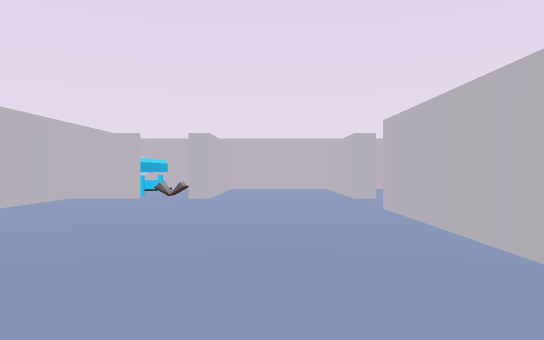
View 1 (above)

16 first-person views from a walk through a scene from a Unity 3-D project. The camera is 1.5 m above the floor, looks level and sees 70° across. The floor is counted in squares, 2 m on a side. Each view is taken from the middle of a square. On the plan, view 1 faces up. The plan holds only what a view shows up to about 12 squares ahead; the rest is blank. The player is left out. Some animated figures are left out.

View 2
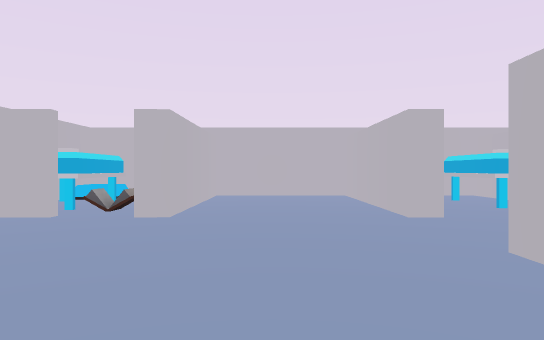

View 3
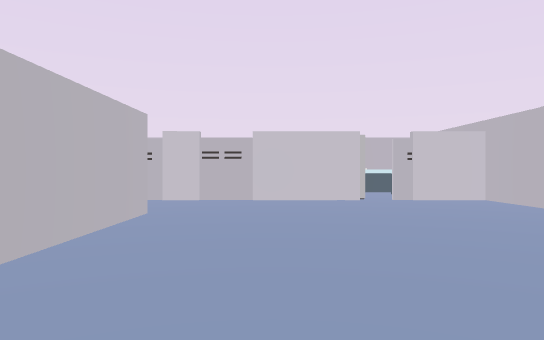

View 4
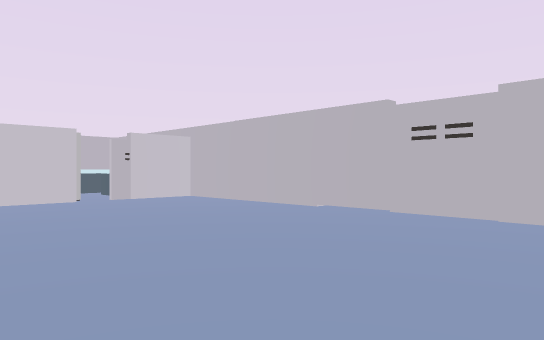

View 5
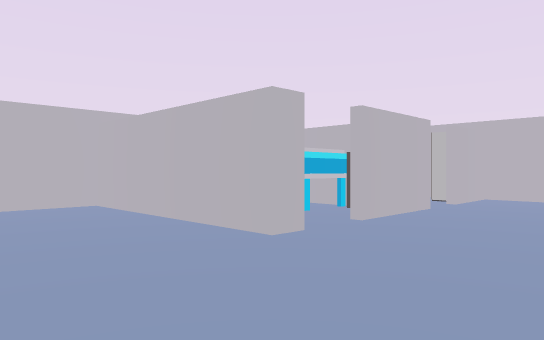

View 6
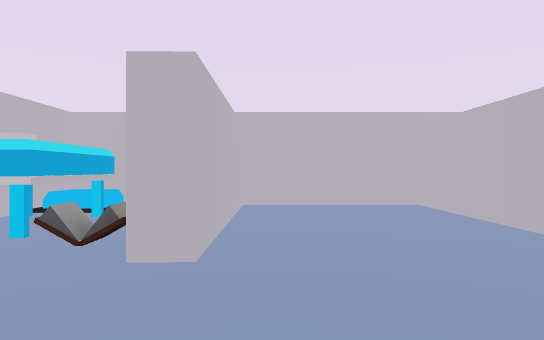

View 7
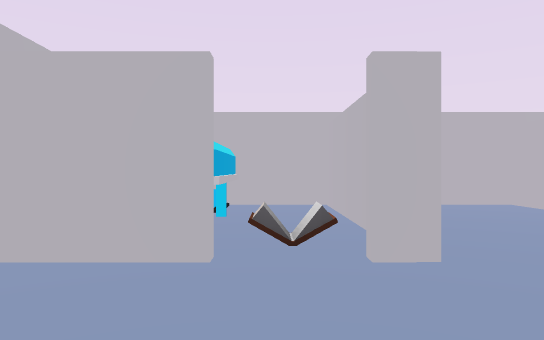

View 8
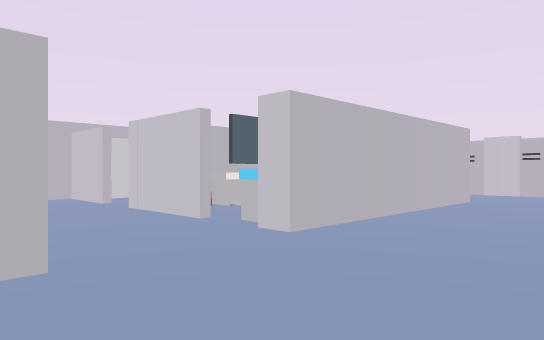

View 9
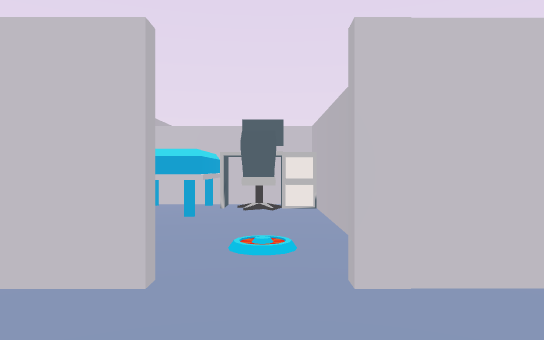

View 10
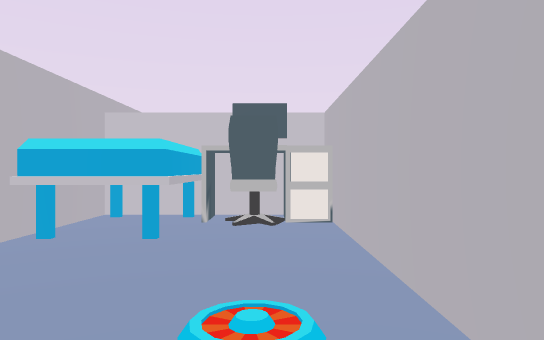

View 11
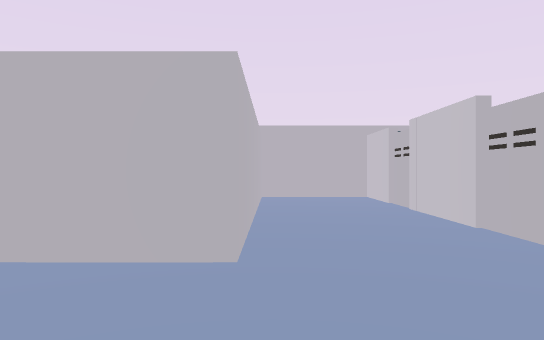

View 12
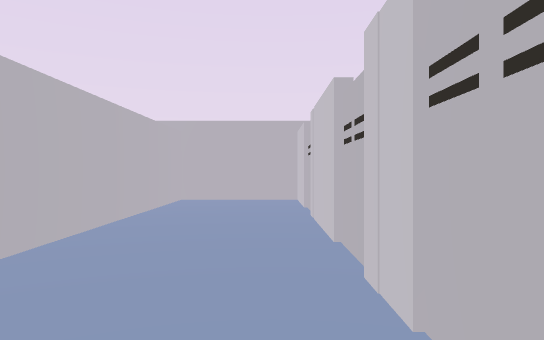

View 13
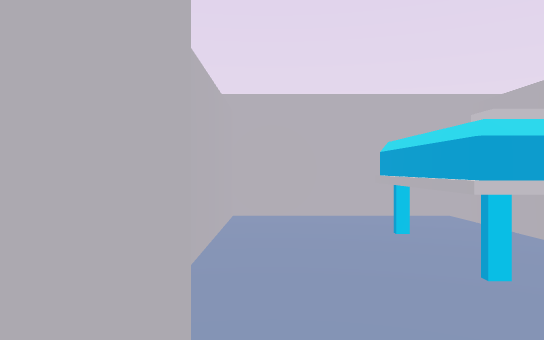

View 14
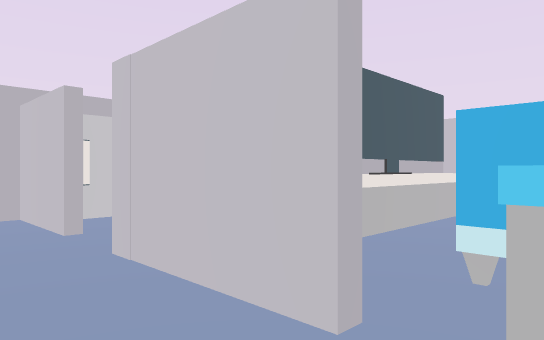

View 15
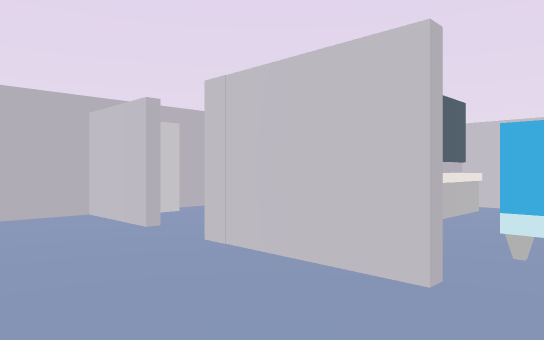

View 16
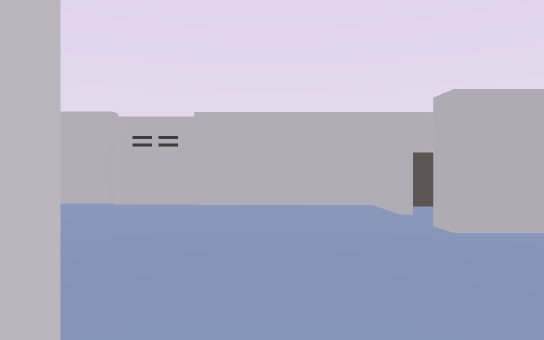

### Floor plan
Points are (right, up) in squares from view 1. A wall is a line through its corners. A room is listed if a view was taken in it or the views show most of it. See-through windows are left out.
Room 1 (views 1, 2, 3, 4, 5, 6, 7, 8, 11, 12, 13, 14, 15, 16)
walls: (2.8, 10.1) (2.2, 10.1) (2.2, 15.4); (-3.5, 10.1) (-5.3, 10.1) (-5.3, -1.7) (-3, -1.7); (3.4, 1.3) (2.2, 1.3) (2.2, 6.6); (5.9, 11.6) (5.9, 15.4) (-1.6, 15.4) (-1.6, 10.1) (-2.2, 10.1); (2.4, 15.2) (2.4, 12); (-2.2, -1.7) (2.5, -1.7)
ways out: opening at (2.5, -0.5) to room 2; opening at (3.5, 8.5) to room 2; opening at (-3, 11)
objects: other object (-3, 11); other object (3, 7); other object (5, 11); other object (5, 12) to (5, 13)
Room 2 (views 9, 10)
walls: (6.8, 1.3) (3.4, 1.3); (5.1, 1.5) (6, 1.5); (7.8, 7.5) (9.8, 7.5) (9.8, 10.1) (7.8, 10.1); (9.8, 1.5) (9.8, 5.9); (3.4, 6.3) (4, 6.3); (4, 7.5) (6.5, 7.5); (6.5, 10.1) (4, 10.1); (2.5, -1.7) (9.8, -1.7) (9.8, 1.3) (9.1, 1.3)
low walls: (9.1, 1.5) (9.8, 1.5)
ways out: opening at (2.5, -0.5) to room 1; opening at (3.5, 8.5) to room 1; opening at (7, 10)
objects: other object (5, 2) to (6, 6); other object (6, 6); other object (7, 2) to (8, 2); other object (7, 6); other object (8, 2) to (9, 4); other object (9, 7)

Positions as (right, up) in squares from view 1, and headings:
1: (0, 0), facing up
2: (0, 4), facing up
3: (0, 8), facing down
4: (1, 8), facing down-left
5: (-1, 7), facing up-right
6: (-1, 7), facing up
7: (-3, 7), facing up
8: (-1, 11), facing down-right
9: (7, 10), facing down
10: (7, 8), facing down
11: (-1, 1), facing right
12: (0, -1), facing right
13: (3, 9), facing up
14: (3, 9), facing down-right
15: (3, 10), facing down-right
16: (3, 8), facing left
